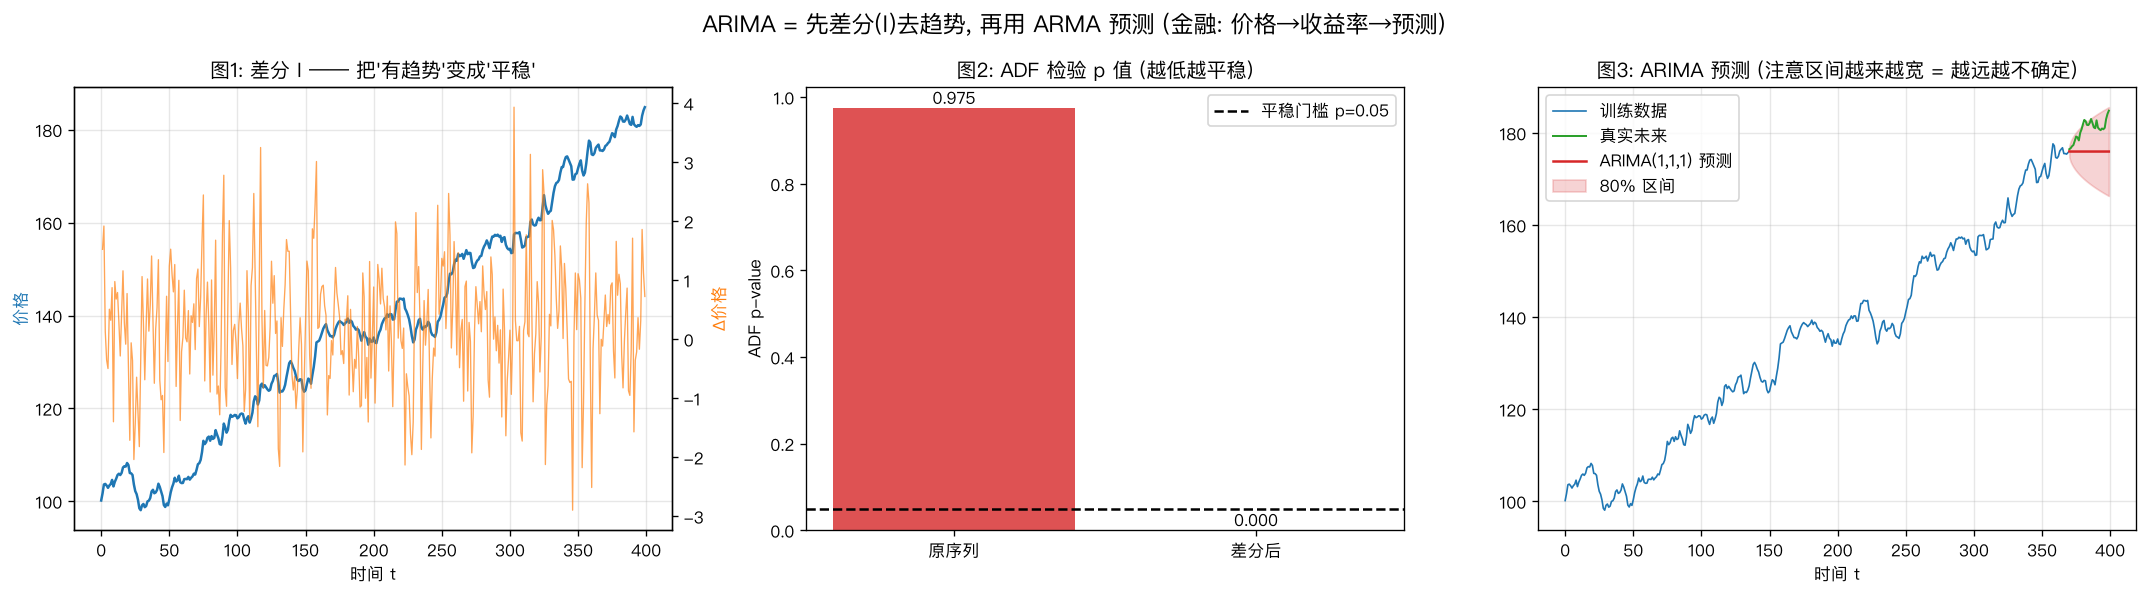

Here is the Python script that generated this plot:
# /// script
# requires-python = ">=3.10"
# dependencies = ["numpy", "matplotlib", "statsmodels"]
# ///
"""
04 ARIMA (AR + I + MA) —— "先去趋势, 再做 ARMA"
==============================================

一句话直觉:
    很多数据 (股价、GDP、人口) 一直涨/跌, 是"不平稳"的, ARMA 直接用会失效。
    ARIMA 多了一个 I (Integration, 差分): 先把数据差分成平稳的, 再套 ARMA。

ARIMA(p, d, q) 三个数字:
    | 字母 | 名字       | 作用                         |
    | --- | --------- | --------------------------- |
    | p   | AR 阶      | 用过去值 (惯性)                |
    | d   | 差分次数    | 去掉趋势, 让数据平稳 ← 新增的    |
    | q   | MA 阶      | 用过去冲击 (余波)              |

差分是什么?
    Δy_t = y_t - y_{t-1}   (一阶差分 = 相邻两点之差)
    类比: 你看里程表 (一直增) 没法建模, 但看"每秒走了多远 (速度)"就平稳了。
    股价不平稳, 但"对数收益率 = Δlog(价格)"近似平稳 —— 这就是 d=1 在干的事。

怎么定 d?
    用 ADF 单位根检验: p 值 < 0.05 才算平稳。差到平稳为止 (通常 d=1 就够)。
    经验: d 不要过度差分 (over-differencing 会引入虚假的 MA 结构)。

金融场景:
    经典预测流程: 价格 →(取 log 差分)→ 平稳收益率 → ARIMA 拟合 → 预测 → 还原回价格。
    注意: 真实股价极接近随机游走 (ARIMA(0,1,0)), 短期方向几乎不可预测 ——
          这正是"为什么纯靠 ARIMA 炒股很难"的统计学解释。

这张图做什么:
    图 1  带趋势的"价格" + 一阶差分后变平稳 → 看懂 I 的作用
    图 2  ADF 检验前后 p 值对比
    图 3  ARIMA 拟合 + 向前预测 (带置信区间)
"""

import matplotlib.pyplot as plt
import numpy as np
from statsmodels.tsa.arima.model import ARIMA
from statsmodels.tsa.stattools import adfuller

plt.rcParams["font.sans-serif"] = ["PingFang SC", "Hiragino Sans GB", "Arial Unicode MS"]
plt.rcParams["axes.unicode_minus"] = False

rng = np.random.default_rng(11)


def simulate_price(n: int) -> np.ndarray:
    """构造一个'带漂移 + ARMA 噪声'的不平稳价格序列 (像股价)。"""
    drift = 0.15
    shocks = rng.normal(0, 1.0, size=n)
    # 收益率本身是平稳 ARMA, 价格 = 漂移 + 累积 → 不平稳
    ret = drift + shocks + 0.4 * np.r_[0, shocks[:-1]]
    price = 100 + np.cumsum(ret)
    return price


def main() -> None:
    n = 400
    price = simulate_price(n)
    diff = np.diff(price)  # 一阶差分 → 收益率

    fig, axes = plt.subplots(1, 3, figsize=(18, 5))

    # ---- 图 1: 原序列(不平稳) vs 差分后(平稳) ----
    ax = axes[0]
    ax.plot(price, color="tab:blue", label="原'价格' (不平稳, 有趋势)")
    ax.set_ylabel("价格", color="tab:blue")
    ax2 = ax.twinx()
    ax2.plot(np.r_[np.nan, diff], color="tab:orange", lw=0.8, alpha=0.7, label="一阶差分 (平稳)")
    ax2.set_ylabel("Δ价格", color="tab:orange")
    ax.set_title("图1: 差分 I —— 把'有趋势'变成'平稳'")
    ax.set_xlabel("时间 t")
    ax.grid(alpha=0.3)

    # ---- 图 2: ADF 检验前后对比 ----
    p_raw = adfuller(price)[1]
    p_diff = adfuller(diff)[1]
    ax = axes[1]
    bars = ax.bar(["原序列", "差分后"], [p_raw, p_diff], color=["tab:red", "tab:green"], alpha=0.8)
    ax.axhline(0.05, color="k", ls="--", label="平稳门槛 p=0.05")
    ax.set_title("图2: ADF 检验 p 值 (越低越平稳)")
    ax.set_ylabel("ADF p-value")
    for b, v in zip(bars, [p_raw, p_diff]):
        ax.text(b.get_x() + b.get_width() / 2, v + 0.01, f"{v:.3f}", ha="center")
    ax.legend()

    # ---- 图 3: ARIMA 拟合 + 预测 ----
    train = price[:-30]
    res = ARIMA(train, order=(1, 1, 1)).fit()  # p=1, d=1, q=1
    fc = res.get_forecast(steps=30)
    mean = fc.predicted_mean
    ci = fc.conf_int(alpha=0.2)  # 80% 区间
    idx_future = np.arange(len(train), len(train) + 30)
    ax = axes[2]
    ax.plot(np.arange(len(train)), train, label="训练数据", lw=1.0)
    ax.plot(np.arange(len(price) - 30, len(price)), price[-30:], label="真实未来", lw=1.2, color="tab:green")
    ax.plot(idx_future, mean, label="ARIMA(1,1,1) 预测", lw=1.5, color="tab:red")
    ax.fill_between(idx_future, ci[:, 0], ci[:, 1], color="tab:red", alpha=0.2, label="80% 区间")
    ax.set_title("图3: ARIMA 预测 (注意区间越来越宽 = 越远越不确定)")
    ax.set_xlabel("时间 t")
    ax.legend()
    ax.grid(alpha=0.3)

    fig.suptitle("ARIMA = 先差分(I)去趋势, 再用 ARMA 预测 (金融: 价格→收益率→预测)", fontsize=14)
    fig.tight_layout()
    out = __file__.replace(".py", ".png")
    fig.savefig(out, dpi=120, bbox_inches="tight")
    print(f"图已保存: {out}")
    print(f"ADF p值: 原序列={p_raw:.3f} (不平稳), 差分后={p_diff:.4f} (平稳)")
    print("一句话: I 用差分把'有趋势'拍平成平稳, 然后才轮到 ARMA 上场。")


if __name__ == "__main__":
    main()
